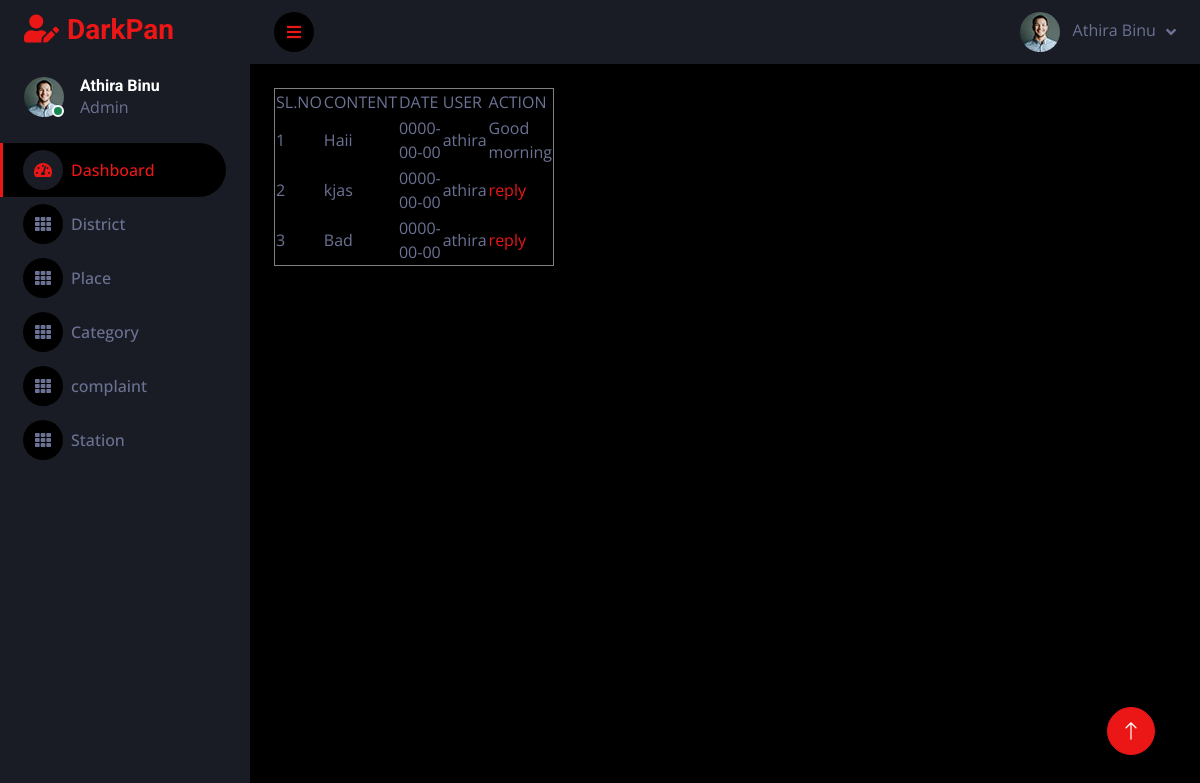
/PROJECT/Admin/ViewUserComplaint.php, run on the app's committed database.
### tables this page shows
CREATE TABLE `tbl_complaint` (
  `complaint_id` int(11) NOT NULL,
  `complaint_content` varchar(255) NOT NULL,
  `complaint_date` varchar(30) NOT NULL,
  `complaint_reply` varchar(255) NOT NULL,
  `complaint_status` varchar(50) NOT NULL,
  `rest_id` int(11) NOT NULL,
  `user_id` int(11) NOT NULL,
  `complaint_title` varchar(50) NOT NULL
);

CREATE TABLE `tbl_user` (
  `user_id` int(11) NOT NULL,
  `user_name` varchar(30) NOT NULL,
  `user_contact` varchar(30) NOT NULL,
  `user_email` varchar(50) NOT NULL,
  `user_password` varchar(30) NOT NULL
);

### PROJECT/Admin/ViewUserComplaint.php (the view, shortened to what this page needs)
<?php
include('../assets/connection/connection.php');
include("Head.php");
?>
<!DOCTYPE html PUBLIC "-//W3C//DTD XHTML 1.0 Transitional//EN" "http://www.w3.org/TR/xhtml1/DTD/xhtml1-transitional.dtd">
<html xmlns="http://www.w3.org/1999/xhtml">
<head>
</head>
<body>
<form>
<table width="200" border="1">
  <tr>
  <td>SL.NO</td>
    <td>CONTENT</td>
    <td>DATE</td>
    <td>USER</td>
    <td>ACTION</td>
  </tr>
  <?PHP
  $i=0;
  $selQry="select * from tbl_complaint c inner join tbl_user u on c.user_id=u.user_id inner join tbl_rest r on r.rest_id=c.rest_id";
  $result=$con->query($selQry);
  while($row=$result->fetch_assoc())
  {
   $i++;
    ?>
  <tr>
    <td><?php echo $i;?></td>
    <td><?php echo $row["complaint_content"];?></td>
    <td><?php echo $row["complaint_date"];?></td>
    <td><?php echo $row["user_name"];?></td>
     <td>
      <?php
    if($row['complaint_reply']==""){
      ?>
      <a href="reply.php?sid=<?php echo $row["complaint_id"]?>">reply</a>
      <?php
    }
    else{
      echo $row['complaint_reply'];
    }
      ?>
     </td>
  </tr>
  <?php
  }
  ?>
  </table>
</form>
</body>
</html>
<?php
            include("Foot.php");
            ?>

### PROJECT/Assets/Templates/Admin/css/style.css (style rules this page uses)
:root { --primary: #EB1616; --secondary: #191C24; --light: #6C7293; --dark: #000000; }

### data on the page
tbl_complaint: complaint_content "Haii", complaint_date "0000-00-00", user.user_name "athira", complaint_reply "Good morning"
tbl_complaint: complaint_content "kjas", complaint_date "0000-00-00", user.user_name "athira"
tbl_complaint: complaint_content "Bad", complaint_date "0000-00-00", user.user_name "athira"
